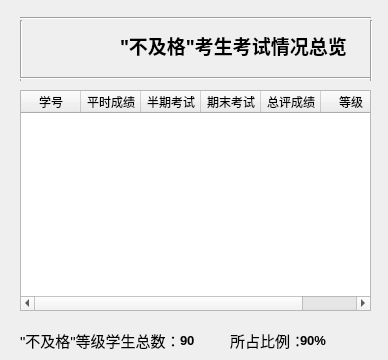
<?xml version="1.0" encoding="UTF-8"?>
<ui version="4.0">
 <class>ratinge</class>
 <widget class="QDialog" name="ratinge">
  <property name="geometry">
   <rect>
    <x>0</x>
    <y>0</y>
    <width>388</width>
    <height>360</height>
   </rect>
  </property>
  <property name="windowTitle">
   <string>Dialog</string>
  </property>
  <widget class="QTableWidget" name="scoreTable">
   <property name="geometry">
    <rect>
     <x>20</x>
     <y>90</y>
     <width>351</width>
     <height>221</height>
    </rect>
   </property>
   <property name="rowCount">
    <number>0</number>
   </property>
   <property name="columnCount">
    <number>6</number>
   </property>
   <attribute name="horizontalHeaderDefaultSectionSize">
    <number>60</number>
   </attribute>
   <column>
    <property name="text">
     <string>学号</string>
    </property>
   </column>
   <column>
    <property name="text">
     <string>平时成绩</string>
    </property>
   </column>
   <column>
    <property name="text">
     <string>半期考试</string>
    </property>
   </column>
   <column>
    <property name="text">
     <string>期末考试</string>
    </property>
   </column>
   <column>
    <property name="text">
     <string>总评成绩</string>
    </property>
   </column>
   <column>
    <property name="text">
     <string>等级</string>
    </property>
   </column>
  </widget>
  <widget class="Line" name="line">
   <property name="geometry">
    <rect>
     <x>20</x>
     <y>10</y>
     <width>351</width>
     <height>16</height>
    </rect>
   </property>
   <property name="orientation">
    <enum>Qt::Horizontal</enum>
   </property>
  </widget>
  <widget class="QLabel" name="label_3">
   <property name="geometry">
    <rect>
     <x>20</x>
     <y>330</y>
     <width>171</width>
     <height>21</height>
    </rect>
   </property>
   <property name="font">
    <font>
     <pointsize>11</pointsize>
    </font>
   </property>
   <property name="text">
    <string>&quot;不及格&quot;等级学生总数：</string>
   </property>
  </widget>
  <widget class="QLabel" name="label_4">
   <property name="geometry">
    <rect>
     <x>230</x>
     <y>330</y>
     <width>81</width>
     <height>21</height>
    </rect>
   </property>
   <property name="font">
    <font>
     <pointsize>11</pointsize>
    </font>
   </property>
   <property name="text">
    <string>所占比例：</string>
   </property>
  </widget>
  <widget class="Line" name="line_2">
   <property name="geometry">
    <rect>
     <x>20</x>
     <y>20</y>
     <width>3</width>
     <height>61</height>
    </rect>
   </property>
   <property name="orientation">
    <enum>Qt::Vertical</enum>
   </property>
  </widget>
  <widget class="QLabel" name="e_rate">
   <property name="geometry">
    <rect>
     <x>300</x>
     <y>330</y>
     <width>91</width>
     <height>21</height>
    </rect>
   </property>
   <property name="font">
    <font>
     <pointsize>10</pointsize>
     <weight>75</weight>
     <bold>true</bold>
    </font>
   </property>
   <property name="text">
    <string>90%</string>
   </property>
  </widget>
  <widget class="Line" name="line_3">
   <property name="geometry">
    <rect>
     <x>20</x>
     <y>70</y>
     <width>351</width>
     <height>16</height>
    </rect>
   </property>
   <property name="orientation">
    <enum>Qt::Horizontal</enum>
   </property>
  </widget>
  <widget class="Line" name="line_4">
   <property name="geometry">
    <rect>
     <x>370</x>
     <y>20</y>
     <width>3</width>
     <height>61</height>
    </rect>
   </property>
   <property name="orientation">
    <enum>Qt::Vertical</enum>
   </property>
  </widget>
  <widget class="QLabel" name="label">
   <property name="geometry">
    <rect>
     <x>120</x>
     <y>30</y>
     <width>231</width>
     <height>31</height>
    </rect>
   </property>
   <property name="font">
    <font>
     <family>楷体</family>
     <pointsize>14</pointsize>
     <weight>75</weight>
     <bold>true</bold>
    </font>
   </property>
   <property name="text">
    <string>&quot;不及格&quot;考生考试情况总览</string>
   </property>
  </widget>
  <widget class="QLabel" name="label_2">
   <property name="geometry">
    <rect>
     <x>50</x>
     <y>20</y>
     <width>51</width>
     <height>51</height>
    </rect>
   </property>
   <property name="text">
    <string/>
   </property>
   <property name="pixmap">
    <pixmap resource="pic.qrc">:/new/prefix1/pic/njupt.png</pixmap>
   </property>
   <property name="scaledContents">
    <bool>true</bool>
   </property>
  </widget>
  <widget class="QLabel" name="e_number">
   <property name="geometry">
    <rect>
     <x>180</x>
     <y>330</y>
     <width>41</width>
     <height>21</height>
    </rect>
   </property>
   <property name="font">
    <font>
     <pointsize>10</pointsize>
     <weight>75</weight>
     <bold>true</bold>
    </font>
   </property>
   <property name="text">
    <string>90</string>
   </property>
  </widget>
  <widget class="QLabel" name="label_6">
   <property name="geometry">
    <rect>
     <x>0</x>
     <y>0</y>
     <width>391</width>
     <height>371</height>
    </rect>
   </property>
   <property name="text">
    <string/>
   </property>
   <property name="pixmap">
    <pixmap resource="pic.qrc">:/new/prefix1/pic/background_4.png</pixmap>
   </property>
   <property name="scaledContents">
    <bool>true</bool>
   </property>
  </widget>
  <zorder>label_6</zorder>
  <zorder>scoreTable</zorder>
  <zorder>line</zorder>
  <zorder>label_3</zorder>
  <zorder>label_4</zorder>
  <zorder>line_2</zorder>
  <zorder>e_rate</zorder>
  <zorder>line_3</zorder>
  <zorder>line_4</zorder>
  <zorder>label</zorder>
  <zorder>label_2</zorder>
  <zorder>e_number</zorder>
 </widget>
 <resources>
  <include location="pic.qrc"/>
 </resources>
 <connections/>
</ui>
